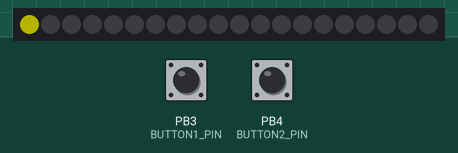
The sketch below on a simulated ATtiny85, built with avr-gcc and run on an emulated ATtiny85. On the bench: 20 RGB LEDs in strip order, left to right. The inputs (shaded band) are chosen by the test bench; at power-on: PB4 (BUTTON2_PIN) HIGH, PB3 (BUTTON1_PIN) HIGH. Dim RGB values are drawn brighter than linear; random numbers use the default seed unless the sketch sets one.

Above: at 2.6 s.
2.7 s: PB4 (BUTTON2_PIN) pulled LOW for 1.35 s
At 2.86 s:
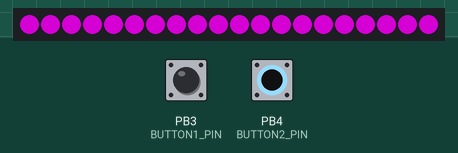
At 4.72 s:
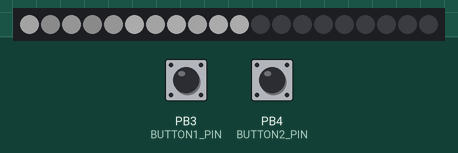
5.5 s: PB3 (BUTTON1_PIN) pulled LOW for 3.2 s
10.9 s: PB3 (BUTTON1_PIN) pulled LOW for 1.35 s
At 12.9 s:
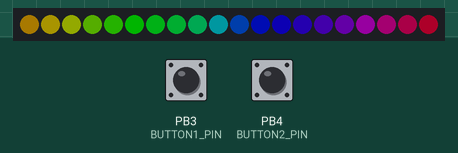
Timing chart, 0 to 14.4 s (numbered marks = the images above; inputs shaded):
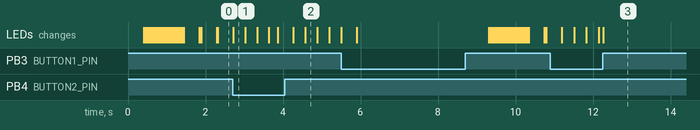

The sketch:

ledWandGPT.ino
```cpp
#include <FastLED.h>
#include <EEPROM.h>
#include <avr/sleep.h>
#include <avr/interrupt.h>

//     5   P   P   P
//     v   2   1   0
//     |   |   |   |
//  __ 8 _ 7 _ 6 _ 5 __
// |                   |
//  \                  |
//  /                  |
// |__   _   _   _   __|
//     1   2   3   4
//     |   |   |   |
//     R   P   P   0
//     S   3   4   V

#define LED_PIN     0   // ATTINY85 Pin 5 (PB0)
#define NUM_LEDS    20
#define BRIGHTNESS  64
#define LED_TYPE    WS2812B
#define COLOR_ORDER GRB
CRGB leds[NUM_LEDS];

#define BUTTON1_PIN 3   // PB3 - Effect selector
#define BUTTON2_PIN 4   // PB4 - Effect trigger

#define EEPROM_ADDRESS 0
#define IDLE_TIMEOUT_MS 60000UL  // 1 minute

int currentEffect = 0;
const int totalEffects = 6;
int lastIdleEffect = -1;
unsigned long lastActivityTime = 0;

void setup() {
  pinMode(BUTTON1_PIN, INPUT_PULLUP);
  pinMode(BUTTON2_PIN, INPUT_PULLUP);

  FastLED.addLeds<LED_TYPE, LED_PIN, COLOR_ORDER>(leds, NUM_LEDS);
  FastLED.setBrightness(BRIGHTNESS);

  currentEffect = EEPROM.read(EEPROM_ADDRESS);
  if (currentEffect >= totalEffects) currentEffect = 0;

  lastActivityTime = millis(); // Start activity timer
}

void loop() {
  showIdleIndicator();

  if (digitalRead(BUTTON1_PIN) == HIGH) {
    delay(400);
    currentEffect = (currentEffect + 1) % totalEffects;
    lastIdleEffect = -1;
    lastActivityTime = millis();
  }

  static bool wasHolding = false;
  bool isHolding = digitalRead(BUTTON2_PIN) == HIGH;

  if (isHolding) {
    if (!wasHolding) {
      wasHolding = true;
      lastActivityTime = millis();
    }
    runEffectHold(currentEffect);
  } else if (wasHolding) {
    wasHolding = false;
    runEffectRelease(currentEffect);
    clearLeds();
    lastActivityTime = millis();
  }

  if (millis() - lastActivityTime > IDLE_TIMEOUT_MS) {
    EEPROM.update(EEPROM_ADDRESS, currentEffect);
    clearLeds();
    enterSleep();
  }
}

void showIdleIndicator() {
  if (currentEffect != lastIdleEffect) {
    CRGB color;
    switch (currentEffect) {
      case 0: color = CRGB::Blue; break;
      case 1: color = CRGB::Green; break;
      case 2: color = CRGB::Red; break;
      case 3: color = CRGB::Yellow; break;
      case 4: color = CRGB::Purple; break;
      case 5: color = CRGB::White; break;
      default: color = CRGB::White; break;
    }
    leds[0] = color;
    for (int i = 1; i < NUM_LEDS; i++) {
      leds[i] = CRGB::Black;
    }
    FastLED.show();
    lastIdleEffect = currentEffect;
  }
}

void runEffectHold(int effectNumber) {
  switch (effectNumber) {
    case 0: solidColor(CRGB::Blue); break;
    case 1: colorWipeUp(CRGB::Green); break;
    case 2: fireEffect(); break;
    case 3: rainbowCycle(); break;
    case 4: colorWipedown(CRGB::Purple); break;
    case 5: meteorRain(0xC0,0xC0,0xC0,2,64,true,25); break;
  }
}

void runEffectRelease(int effectNumber) {
  switch (effectNumber) {
    case 0: delay(100); break;
    case 1: delay(100); break;
    case 2: redFadeOut(); break;
    case 3: delay(100); break;
    case 4: fadeToBlack(CRGB::Purple); break;
    case 5: whiteFadeOut(); break;
  }
}

void solidColor(CRGB color) {
  fill_solid(leds, NUM_LEDS, color);
  FastLED.show();
  delay(1000);
}

void colorWipeUp(CRGB color) {
  for (int i = 0; i < NUM_LEDS; i++) {
    leds[i] = color;
    FastLED.show();
    delay(50);
  }
}

void colorWipedown(CRGB color) {
  for (int i = NUM_LEDS; i > 0; i--) {
    leds[i] = color;
    FastLED.show();
    delay(25);
  }
  for (int i = NUM_LEDS; i > 0; i--) {
    leds[i] = CRGB::Black;
    FastLED.show();
    delay(25);
  }
}

void fireEffect() {
  for (int i = 0; i < NUM_LEDS; i++) {
    uint8_t flicker = random8(120, 255);
    leds[i] = CRGB(flicker, flicker / 4, 0);
  }
  FastLED.show();
  delay(50);
}

void redFadeOut() {
  for (int b = 255; b >= 0; b -= 5) {
    fill_solid(leds, NUM_LEDS, CRGB(b, 0, 0));
    FastLED.show();
    delay(30);
  }
}

void rainbowCycle() {
  static uint8_t hue = 0;
  for (int i = 0; i < NUM_LEDS; i++) {
    leds[i] = CHSV(hue + (i * 10), 255, 255);
  }
  FastLED.show();
  hue++;
  delay(20);
}

void purpleWipe() {
  static int pos = NUM_LEDS;
  leds[pos] = CRGB::Purple;
  FastLED.show();
  leds[pos] = CRGB::Black;
  pos = (pos - 1) % NUM_LEDS;
  delay(40);
}

void meteorRain(byte red, byte green, byte blue, byte meteorSize, byte meteorTrailDecay, boolean meteorRandomDecay, int SpeedDelay) {
  clearLeds();

  for(int i = 0; i < NUM_LEDS+NUM_LEDS; i++) {


    // fade brightness all LEDs one step
    for(int j=0; j<NUM_LEDS; j++) {
      if( (!meteorRandomDecay) || (random(10)>5) ) {
        // fadeToBlack(j, meteorTrailDecay );
        leds[j].fadeToBlackBy( meteorTrailDecay );
      }
    }

    // draw meteor
    for(int j = 0; j < meteorSize; j++) {
      if( ( i-j <NUM_LEDS) && (i-j>=0) ) {
        setPixel(i-j, red, green, blue);
      }
    }

    FastLED.show();
    delay(SpeedDelay);
  }
}

void fadeToBlack(CRGB color) {
  for (int b = 255; b >= 0; b -= 5) {
    fill_solid(leds, NUM_LEDS, color);
    FastLED.setBrightness(b);
    FastLED.show();
    delay(20);
  }
  FastLED.setBrightness(BRIGHTNESS); // restore
}

void whiteFadeOut() {
  fill_solid(leds, NUM_LEDS, CRGB::White);
  FastLED.show();
  delay(300);
  fadeToBlack(CRGB::White);
}

void clearLeds() {
  fill_solid(leds, NUM_LEDS, CRGB::Black);
  FastLED.show();
  lastIdleEffect = -1;
}

// Set a LED color (not yet visible)
void setPixel(int Pixel, byte red, byte green, byte blue) {
   leds[Pixel].r = red;
   leds[Pixel].g = green;
   leds[Pixel].b = blue;
}

void enterSleep() {
  GIMSK |= _BV(PCIE);
  PCMSK |= _BV(PCINT3) | _BV(PCINT4);
  ADCSRA &= ~(1 << ADEN);
  set_sleep_mode(SLEEP_MODE_PWR_DOWN);
  sleep_enable();
  sleep_bod_disable();
  cli(); sei();
  sleep_cpu();
  sleep_disable();
  ADCSRA |= (1 << ADEN);
  lastActivityTime = millis();
}

ISR(PCINT0_vect) {
  // Wake from sleep
}
```

Measured:
- after the input at 2.7 s, the LEDs: change at once (image 1)
